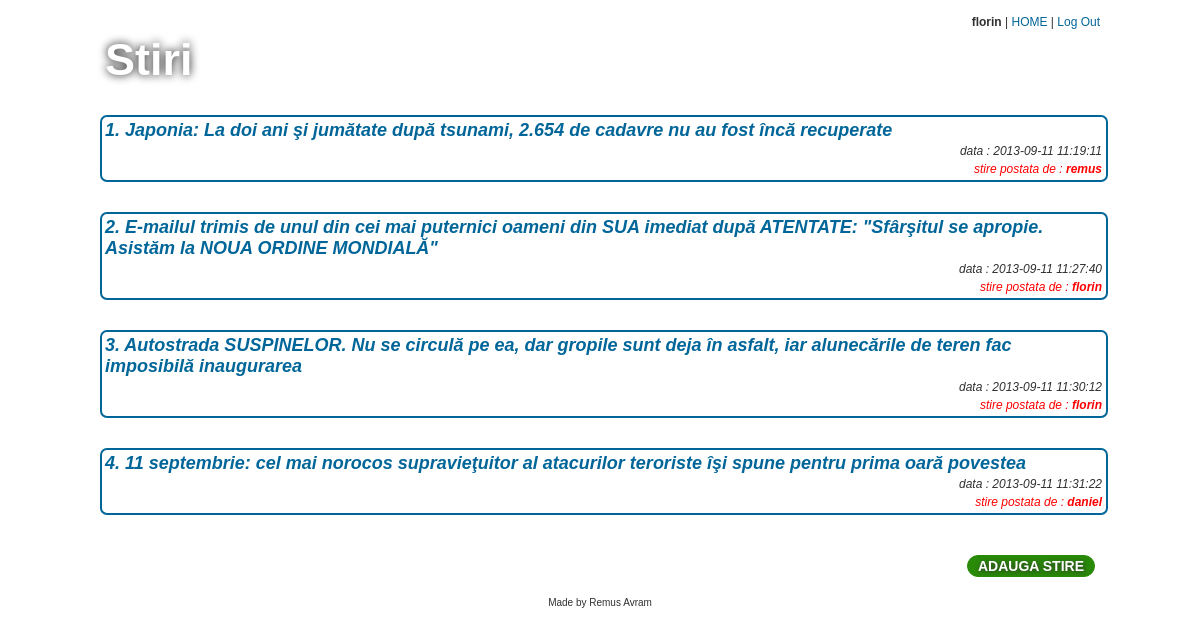
/index.php (signed in), run on the app's committed database.
### tables this page shows
CREATE TABLE IF NOT EXISTS `user` (
  `id_user` int(11) NOT NULL AUTO_INCREMENT,
  `username` varchar(25) NOT NULL,
  `password` varchar(32) NOT NULL,
  PRIMARY KEY (`id_user`)
);

CREATE TABLE IF NOT EXISTS `stire` (
  `id_stire` int(11) NOT NULL AUTO_INCREMENT,
  `continut` varchar(250) NOT NULL,
  `detaliu` longtext NOT NULL,
  `data` datetime NOT NULL,
  `id_user` int(11) NOT NULL,
  PRIMARY KEY (`id_stire`)
);

### functii.php (the view, shortened to what this page needs)
<?php
function afisareStiri()
{
	$query=mysql_query("SELECT user.username,stire.continut,stire.data,stire.id_stire
			            FROM user JOIN stire
			            ON user.id_user=stire.id_user
			            ORDER BY stire.data") 	or die (mysql_error());
	if (mysql_num_rows($query)!=0)
	{
		$count=1;
		while($stire = mysql_fetch_array($query))
		{
			$x=$stire['id_stire'];
			echo '<div id="stire"><div id="continut"><a href="comentariu.php?x='.$x.'">
					'.$count.'.  '.$stire['continut'].'</a></div><br/>'.
					'<div id="data"> data : '.$stire['data'].'</div>'.
					'<div id="utilizator"> stire postata de : <strong>'.$stire['username'].'</strong></div><br/>
				  </div>';
			$count++;
		}
	}
	else
	{
		echo ' NU EXISTA STIRI POSTATE ' ;
	}
}
function adaugaButonStire()
{
	if(isset($_SESSION['id_user']))
	{
		echo '<a href="adaugastire.php">
				<input type="button" name="adaugaButonStire" id="adaugaButonStire" class="button" value="ADAUGA STIRE"/>
			  </a>';
	}
}
function headerCode()
{
	if(isset($_SESSION['id_user']))
	{
		$id_user=$_SESSION['id_user'];
		$query = mysql_query("SELECT username FROM user WHERE id_user='$id_user' ") or die (mysql_error());
		if($query)
		{
			$user_logat = mysql_fetch_array($query);
		}
		echo '<strong>'.$user_logat['username'].'</strong> | <a href="index.php">HOME</a> | <a href="logout.php">Log Out</a>';
	}
	else
	{
		echo '<a href="login.php">Log In</a> | <a href="inregistrare.php">Inregistrare</a> | <a href="index.php">HOME</a> ';
	}
}
function footerCode()
{
	echo ' Made by Remus Avram';
}
?>

### css/main.css (style rules this page uses)
* { margin:0px; padding:0px; list-style-type:none; }
body { text-align:center; font-family:Arial; font-size:12px; color:#303030; }
a:link { color:#006699; text-decoration:none; }
.button { margin:5px; background-color:#298A08; -moz-border-radius:20px; -webkit-border-radius:20px; border-radius:20px; border:1px solid #298A08; float:right; color:#ffffff; font-family:arial; font-size:14px; font-weight:bold; padding:2px 10px; text-shadow: 1px 1px 5px #303030; }

### css/stire.css (style rules this page uses)
#stire { float:left; width:1000px; margin:10px auto 20px; padding:2px; border:2px solid #006699; overflow:auto; border-radius:7px; -moz-border-radius:7px; -webkit-border-radius:7px; }
#continut { color:#006699; font-size:20px; font-style:italic; font-weight:bold; font-style:Comic Sans MS, cursive, sans-serif; text-align:left; float:left; margin:1px; font-size:18px; }
#utilizator { width:1000px; float:right; text-align:right; margin:1px; font-style:italic; font-size:12px; color:#FF0000; padding:1px; }
#data { width:1000px; float:right; text-align:right; margin:1px; font-style:italic; font-size:12px; padding:1px; }
.button { margin:20px 5px 20px 5px ; }

### data on the page
user: username "florin"
stire: continut "Japonia: La doi ani şi jumătate după tsunami, 2.654 de cadavre nu au fost încă recuperate", data "2013-09-11 11:19:11", id_user.username "remus"
stire: continut "E-mailul trimis de unul din cei mai puternici oameni din SUA imediat după ATENTATE: \"Sfârşitul se apropie. Asistăm la NOUA ORDINE MONDIALĂ\"", data "2013-09-11 11:27:40", id_user.username "florin"
stire: continut "Autostrada SUSPINELOR. Nu se circulă pe ea, dar gropile sunt deja în asfalt, iar alunecările de teren fac imposibilă inaugurarea", data "2013-09-11 11:30:12", id_user.username "florin"
stire: continut "11 septembrie: cel mai norocos supravieţuitor al atacurilor teroriste îşi spune pentru prima oară povestea", data "2013-09-11 11:31:22", id_user.username "daniel"
